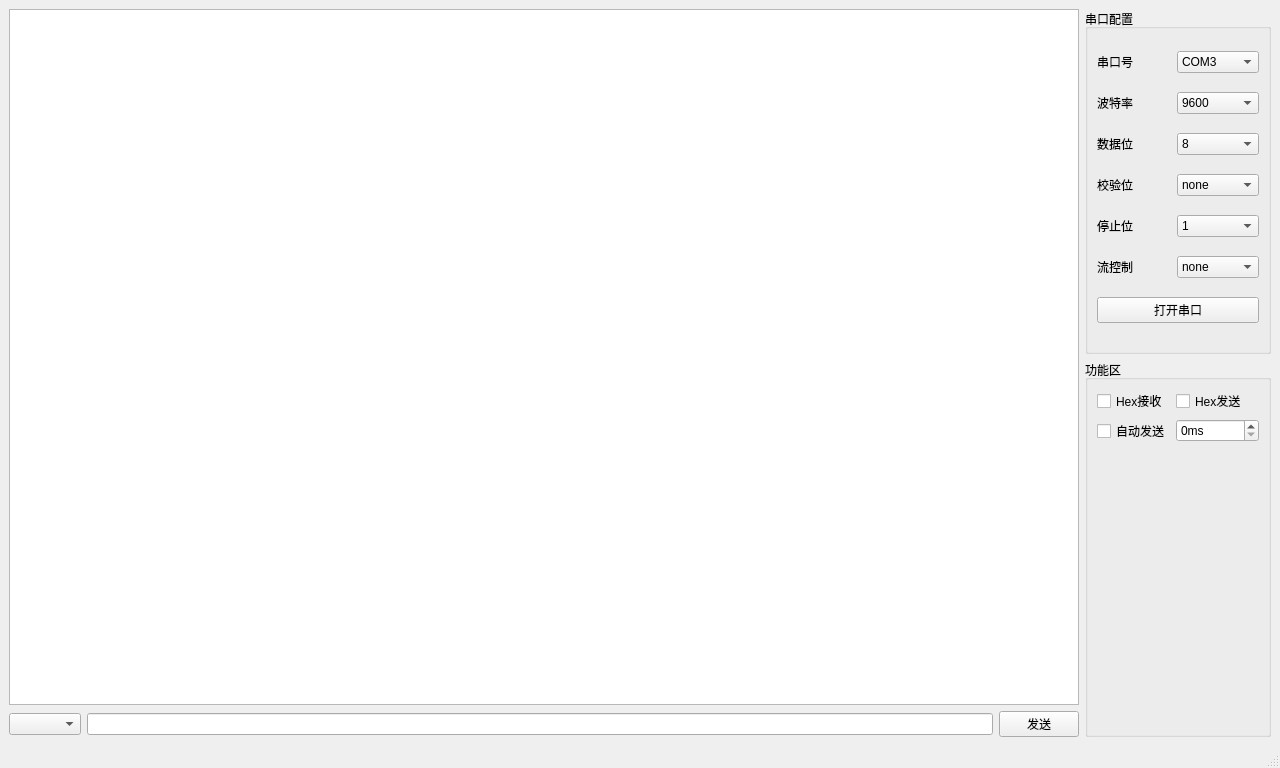
<?xml version="1.0" encoding="UTF-8"?>
<ui version="4.0">
 <class>SerialPortDebugger</class>
 <widget class="QMainWindow" name="SerialPortDebugger">
  <property name="geometry">
   <rect>
    <x>0</x>
    <y>0</y>
    <width>1280</width>
    <height>768</height>
   </rect>
  </property>
  <property name="sizePolicy">
   <sizepolicy hsizetype="Fixed" vsizetype="Fixed">
    <horstretch>0</horstretch>
    <verstretch>0</verstretch>
   </sizepolicy>
  </property>
  <property name="minimumSize">
   <size>
    <width>1280</width>
    <height>768</height>
   </size>
  </property>
  <property name="maximumSize">
   <size>
    <width>1280</width>
    <height>768</height>
   </size>
  </property>
  <property name="baseSize">
   <size>
    <width>1280</width>
    <height>768</height>
   </size>
  </property>
  <property name="windowTitle">
   <string>SerialPortDebugger</string>
  </property>
  <widget class="QWidget" name="centralwidget">
   <layout class="QGridLayout" name="gridLayout_2">
    <item row="2" column="1">
     <widget class="QLineEdit" name="lineEdit_UserMessage"/>
    </item>
    <item row="2" column="2">
     <widget class="QPushButton" name="pushButton_SendMessage">
      <property name="text">
       <string>发送</string>
      </property>
     </widget>
    </item>
    <item row="0" column="3">
     <widget class="QGroupBox" name="groupBox_2">
      <property name="title">
       <string>串口配置</string>
      </property>
      <layout class="QGridLayout" name="gridLayout">
       <item row="0" column="0">
        <widget class="QLabel" name="Label">
         <property name="text">
          <string>串口号</string>
         </property>
        </widget>
       </item>
       <item row="0" column="1">
        <widget class="QComboBox" name="comboBox_SerialPortName">
         <item>
          <property name="text">
           <string>COM3</string>
          </property>
         </item>
        </widget>
       </item>
       <item row="1" column="0">
        <widget class="QLabel" name="Label_2">
         <property name="text">
          <string>波特率</string>
         </property>
        </widget>
       </item>
       <item row="1" column="1">
        <widget class="QComboBox" name="comboBox_BaudRate">
         <item>
          <property name="text">
           <string>9600</string>
          </property>
         </item>
         <item>
          <property name="text">
           <string>115200</string>
          </property>
         </item>
        </widget>
       </item>
       <item row="2" column="0">
        <widget class="QLabel" name="Label_3">
         <property name="text">
          <string>数据位</string>
         </property>
        </widget>
       </item>
       <item row="2" column="1">
        <widget class="QComboBox" name="comboBox_CharacterSize">
         <item>
          <property name="text">
           <string>8</string>
          </property>
         </item>
         <item>
          <property name="text">
           <string>7</string>
          </property>
         </item>
         <item>
          <property name="text">
           <string>6</string>
          </property>
         </item>
         <item>
          <property name="text">
           <string>5</string>
          </property>
         </item>
        </widget>
       </item>
       <item row="3" column="0">
        <widget class="QLabel" name="Label_4">
         <property name="text">
          <string>校验位</string>
         </property>
        </widget>
       </item>
       <item row="3" column="1">
        <widget class="QComboBox" name="comboBox_Parity">
         <item>
          <property name="text">
           <string>none</string>
          </property>
         </item>
         <item>
          <property name="text">
           <string>odd</string>
          </property>
         </item>
         <item>
          <property name="text">
           <string>even</string>
          </property>
         </item>
        </widget>
       </item>
       <item row="4" column="0">
        <widget class="QLabel" name="Label_5">
         <property name="text">
          <string>停止位</string>
         </property>
        </widget>
       </item>
       <item row="4" column="1">
        <widget class="QComboBox" name="comboBox_StopBits">
         <item>
          <property name="text">
           <string>1</string>
          </property>
         </item>
         <item>
          <property name="text">
           <string>1.5</string>
          </property>
         </item>
         <item>
          <property name="text">
           <string>2</string>
          </property>
         </item>
        </widget>
       </item>
       <item row="5" column="0">
        <widget class="QLabel" name="Label_6">
         <property name="text">
          <string>流控制</string>
         </property>
        </widget>
       </item>
       <item row="5" column="1">
        <widget class="QComboBox" name="comboBox_FlowControl">
         <item>
          <property name="text">
           <string>none</string>
          </property>
         </item>
         <item>
          <property name="text">
           <string>software</string>
          </property>
         </item>
         <item>
          <property name="text">
           <string>hardware</string>
          </property>
         </item>
        </widget>
       </item>
       <item row="6" column="0" colspan="2">
        <widget class="QPushButton" name="pushButton_SerialPortControl">
         <property name="text">
          <string>打开串口</string>
         </property>
        </widget>
       </item>
      </layout>
     </widget>
    </item>
    <item row="0" column="0" rowspan="2" colspan="3">
     <widget class="QTextBrowser" name="textBrowser"/>
    </item>
    <item row="1" column="3" rowspan="2">
     <widget class="QGroupBox" name="groupBox">
      <property name="title">
       <string>功能区</string>
      </property>
      <layout class="QGridLayout" name="gridLayout_3">
       <item row="0" column="0">
        <widget class="QCheckBox" name="checkBox_2">
         <property name="text">
          <string>Hex接收</string>
         </property>
        </widget>
       </item>
       <item row="0" column="1">
        <widget class="QCheckBox" name="checkBox">
         <property name="text">
          <string>Hex发送</string>
         </property>
        </widget>
       </item>
       <item row="1" column="0">
        <widget class="QCheckBox" name="checkBox_3">
         <property name="text">
          <string>自动发送</string>
         </property>
        </widget>
       </item>
       <item row="1" column="1">
        <widget class="QSpinBox" name="spinBox">
         <property name="suffix">
          <string>ms</string>
         </property>
         <property name="maximum">
          <number>600000</number>
         </property>
        </widget>
       </item>
       <item row="2" column="0" colspan="2">
        <spacer name="verticalSpacer">
         <property name="orientation">
          <enum>Qt::Vertical</enum>
         </property>
         <property name="sizeHint" stdset="0">
          <size>
           <width>20</width>
           <height>37</height>
          </size>
         </property>
        </spacer>
       </item>
      </layout>
     </widget>
    </item>
    <item row="2" column="0">
     <widget class="QComboBox" name="comboBox"/>
    </item>
   </layout>
  </widget>
  <widget class="QStatusBar" name="statusbar"/>
  <widget class="QMenuBar" name="menubar">
   <property name="geometry">
    <rect>
     <x>0</x>
     <y>0</y>
     <width>1280</width>
     <height>22</height>
    </rect>
   </property>
  </widget>
 </widget>
 <resources/>
 <connections/>
</ui>
